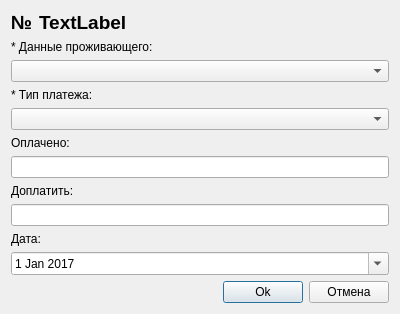
<?xml version="1.0" encoding="UTF-8"?>
<ui version="4.0">
 <class>PaymentListEditDialog</class>
 <widget class="QDialog" name="PaymentListEditDialog">
  <property name="geometry">
   <rect>
    <x>0</x>
    <y>0</y>
    <width>400</width>
    <height>301</height>
   </rect>
  </property>
  <property name="windowTitle">
   <string>Добавление/Изменение данных</string>
  </property>
  <layout class="QGridLayout" name="gridLayout">
   <item row="0" column="0">
    <layout class="QHBoxLayout" name="horizontalLayout_2">
     <item>
      <widget class="QLabel" name="label_0">
       <property name="font">
        <font>
         <pointsize>14</pointsize>
         <weight>75</weight>
         <bold>true</bold>
        </font>
       </property>
       <property name="text">
        <string>№</string>
       </property>
      </widget>
     </item>
     <item>
      <widget class="QLabel" name="label_1">
       <property name="font">
        <font>
         <pointsize>14</pointsize>
         <weight>75</weight>
         <bold>true</bold>
        </font>
       </property>
       <property name="text">
        <string>TextLabel</string>
       </property>
      </widget>
     </item>
     <item>
      <spacer name="horizontalSpacer">
       <property name="orientation">
        <enum>Qt::Horizontal</enum>
       </property>
       <property name="sizeHint" stdset="0">
        <size>
         <width>248</width>
         <height>20</height>
        </size>
       </property>
      </spacer>
     </item>
    </layout>
   </item>
   <item row="1" column="0">
    <layout class="QVBoxLayout" name="verticalLayout">
     <item>
      <widget class="QLabel" name="label_2">
       <property name="text">
        <string>* Данные проживающего:</string>
       </property>
      </widget>
     </item>
     <item>
      <widget class="QComboBox" name="cbField1"/>
     </item>
     <item>
      <widget class="QLabel" name="label_3">
       <property name="text">
        <string>* Тип платежа:</string>
       </property>
      </widget>
     </item>
     <item>
      <widget class="QComboBox" name="cbField2"/>
     </item>
     <item>
      <widget class="QLabel" name="label_4">
       <property name="text">
        <string>Оплачено:</string>
       </property>
      </widget>
     </item>
     <item>
      <widget class="QLineEdit" name="leField3"/>
     </item>
     <item>
      <widget class="QLabel" name="label_5">
       <property name="text">
        <string>Доплатить:</string>
       </property>
      </widget>
     </item>
     <item>
      <widget class="QLineEdit" name="leField4"/>
     </item>
     <item>
      <widget class="QLabel" name="label_6">
       <property name="text">
        <string>Дата:</string>
       </property>
      </widget>
     </item>
     <item>
      <widget class="QDateEdit" name="deField5">
       <property name="dateTime">
        <datetime>
         <hour>0</hour>
         <minute>0</minute>
         <second>0</second>
         <year>2017</year>
         <month>1</month>
         <day>1</day>
        </datetime>
       </property>
       <property name="maximumDateTime">
        <datetime>
         <hour>0</hour>
         <minute>0</minute>
         <second>0</second>
         <year>2020</year>
         <month>1</month>
         <day>1</day>
        </datetime>
       </property>
       <property name="minimumDateTime">
        <datetime>
         <hour>0</hour>
         <minute>0</minute>
         <second>0</second>
         <year>2015</year>
         <month>1</month>
         <day>1</day>
        </datetime>
       </property>
       <property name="calendarPopup">
        <bool>true</bool>
       </property>
      </widget>
     </item>
    </layout>
   </item>
   <item row="2" column="0">
    <layout class="QHBoxLayout" name="horizontalLayout">
     <item>
      <spacer name="horizontalSpacer_2">
       <property name="orientation">
        <enum>Qt::Horizontal</enum>
       </property>
       <property name="sizeHint" stdset="0">
        <size>
         <width>208</width>
         <height>20</height>
        </size>
       </property>
      </spacer>
     </item>
     <item>
      <widget class="QPushButton" name="pbOk">
       <property name="text">
        <string>Ok</string>
       </property>
      </widget>
     </item>
     <item>
      <widget class="QPushButton" name="pbCancel">
       <property name="text">
        <string>Отмена</string>
       </property>
      </widget>
     </item>
    </layout>
   </item>
  </layout>
 </widget>
 <resources/>
 <connections/>
</ui>
